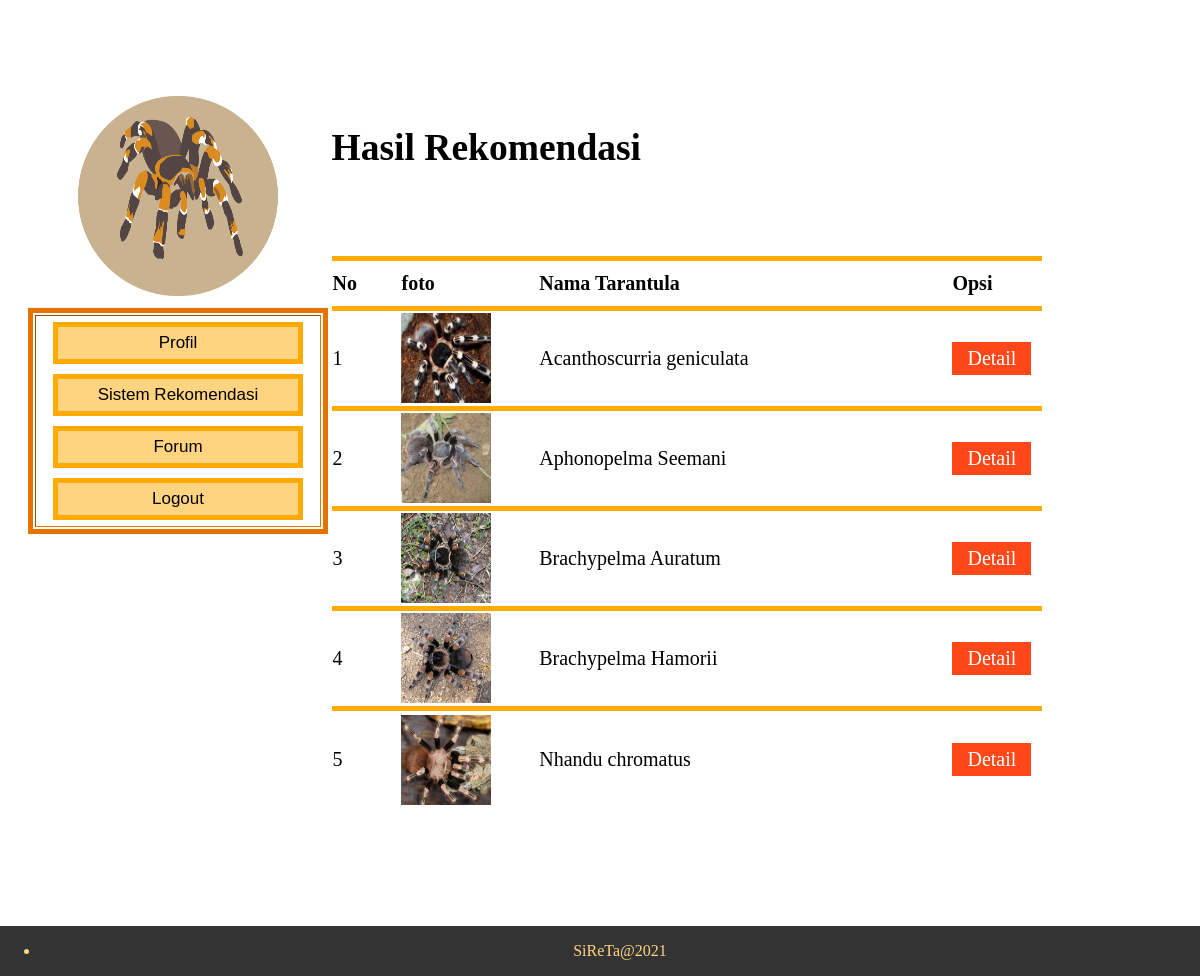
Page /user/hasil.php on the committed database.
### tables this page shows
CREATE TABLE `hitung` (
  `id_hitung` int(10) NOT NULL,
  `id_tartul` int(10) NOT NULL,
  `pemelihara` int(5) NOT NULL,
  `warna` int(5) NOT NULL,
  `panjang` int(5) NOT NULL,
  `umur` int(5) NOT NULL,
  `sifat` int(5) NOT NULL,
  `hasil` float NOT NULL
);

CREATE TABLE `tarantula` (
  `id_tartul` int(10) NOT NULL,
  `nama_spesies` varchar(100) NOT NULL,
  `foto` varchar(100) NOT NULL,
  `src_foto` varchar(100) NOT NULL,
  `warna` varchar(50) NOT NULL,
  `generasi` varchar(15) NOT NULL,
  `kecepatan` varchar(10) NOT NULL,
  `racun` varchar(10) NOT NULL,
  `umur` int(5) NOT NULL,
  `panjang` int(5) NOT NULL,
  `pemelihara` varchar(15) NOT NULL,
  `sifat` varchar(10) NOT NULL
);

### user/hasil.php (the view, shortened to what this page needs)
<?php include 'header.php';
?>
	<div class="kanan2">
		<h2 >Hasil Rekomendasi</h2><br><br>
        <table class="table1" >
            <tr height="50px">
                <th class="col-md-1">No</th>
                <th class="col-md-2" >foto</th>
                <th class="col-md-5">Nama Tarantula</th>
                <th class="col-md-1">Opsi</th>
            </tr>
            <?php
                include '../function/koneksi.php';
                $panjang=$_SESSION['panjang'];
                $umur=$_SESSION['umur'];
                if (empty($panjang) && empty($umur) ) {
                    $tartul = " SELECT tarantula.id_tartul, tarantula.foto, tarantula.panjang, tarantula.umur, tarantula.nama_spesies, hitung.hasil
                    FROM tarantula INNER JOIN hitung on tarantula.id_tartul = hitung.id_tartul WHERE hitung.hasil = '1' ";
                } elseif (!empty($panjang) && empty($umur) ) {
                    $tartul = " SELECT tarantula.id_tartul, tarantula.foto, tarantula.panjang, tarantula.umur, tarantula.nama_spesies, hitung.hasil
                    FROM tarantula INNER JOIN hitung on tarantula.id_tartul = hitung.id_tartul WHERE hitung.hasil = '1' ORDER BY tarantula.panjang DESC, tarantula.umur DESC ";
                } elseif (empty($panjang) && !empty($umur) ) {
                    $tartul = " SELECT tarantula.id_tartul, tarantula.foto, tarantula.panjang, tarantula.umur, tarantula.nama_spesies, hitung.hasil
                    FROM tarantula INNER JOIN hitung on tarantula.id_tartul = hitung.id_tartul WHERE hitung.hasil = '1' ORDER BY tarantula.umur DESC,tarantula.panjang DESC ";
                } else {
                    $tartul = " SELECT tarantula.id_tartul, tarantula.foto, tarantula.panjang, tarantula.umur, tarantula.nama_spesies, hitung.hasil
                    FROM tarantula INNER JOIN hitung on tarantula.id_tartul = hitung.id_tartul WHERE hitung.hasil = '1' ORDER BY tarantula.panjang DESC, tarantula.umur DESC ";
                }
            ?>
            <?php
            $i=0;
                $Tarantula=mysqli_query($koneksi,$tartul);
            while($T=mysqli_fetch_array($Tarantula)){
                $i++;
            ?>
                <tr class="baris1" height="100px">
                    <td><?php echo $i ?></td>
                    <td><img class="tartul1" src="../image/tartul/<?php echo $T['foto']?>"></td>
                    <td><?php echo $T['nama_spesies'] ?></td>
                    <td>
                        <a href="Detail.php?id_tartul=<?php echo $T['id_tartul']; ?>" class="btn2">Detail</a>
                    </td>
                </tr>
                <?php } ?>
        </table>
        <br><br><br><br><br><br>
    </div>
<?php include 'footer.php';?>

### user/header.php (shortened to what this page needs)
<html>
<head>
	<link rel="stylesheet" type="text/css" href="../css/tartul.css">
</head>
<body>
		<div class="container" style="margin:8% auto;">
				<div class="kiri2">
                   <div >
				   <table border="5" width="300px" height="200px" style="text-align :center; border: none;border-collapse: collapse;">
				   <tr><td class="logokiri">
					   <img class="logo" src="../image/based/logo.png" onclick= "location.href='user.php'">
				   </td></tr>
					</table>
                   <table border="5" width="300px" height="200px" style="text-align :center; border: 5px solid #e67300;">
				   <tr><td>
				   		<button onclick= "location.href='Profil_user.php'">Profil</button>
						<button onclick= "location.href='Sr.php'">Sistem Rekomendasi</button>
						<button onclick= "location.href='forum.php'">Forum</button>
						<button onclick= "location.href='../function/logout.php'">Logout</button>
					</td></tr>
					</table>
					</div>
				</div>

### user/footer.php
		</div>
    <div class="footer">
		<nav align="center">
			<ul >
				<li><a>SiReTa@2021</a></li>
			</ul>
		</nav>
	</div>
</body>
</html>

### css/tartul.css (style rules this page uses)
img.tartul1 { width: 90px; height: 90px; }
img.logo { width: 200px; height: 200px; margin-left: AUTO; margin-right: auto; display:block; padding-bottom: 10px; cursor: pointer; }
.container .kanan2 { text-align : left; font-size : 25px; float: right; height: 100%; width: 60%; padding-Right : 150px; }
.container .kiri2 { text-align : center; float: left; height: 100%; width: 25%; padding-left : 20px; }
.container .kiri2 button { padding: 6px; margin-top: 5px; margin-bottom: 5px; font-size: 17px; border: 5px solid #ffaa00; width: 250px; background: #ffd480; cursor: pointer; }
.footer { background-color: #333; position: fixed; left: 0; bottom: 0; width: 100%; text-align: center; }
.footer ul li { color : #ffd480; }
.col-md-5 { width: 41.66666667%; text-align : left; }
.col-md-2 { width: 16.66666667%; text-align : left; }
.col-md-1 { width: 8.33333333%; text-align : left; }
.table1 .col-md-1 { width: 8.33333333%; text-align : left; }
.table1 .col-md-5 { width: 50%; text-align : left; }
.table1 { border-top: 5px solid #ffaa00; border-collapse: collapse; padding : 15px; height:200px; font-size: 20px; }
.table1 .baris1 { border-top: 5px solid #ffaa00; border-collapse: collapse; }
.btn2 { color: #fff; background-color: #ff471a; padding: 5px 15px; text-align: center; text-decoration: none; display: inline-block; cursor: pointer; }
.logokiri { border-right: none; border-left: none; border-top: none }

### rows in the picture
hitung: id_tartul.foto (picture), id_tartul.nama_spesies "Acanthoscurria geniculata"
hitung: id_tartul.foto (picture), id_tartul.nama_spesies "Aphonopelma Seemani"
hitung: id_tartul.foto (picture), id_tartul.nama_spesies "Brachypelma Auratum"
hitung: id_tartul.foto (picture), id_tartul.nama_spesies "Brachypelma Hamorii"
hitung: id_tartul.foto (picture), id_tartul.nama_spesies "Nhandu chromatus"
